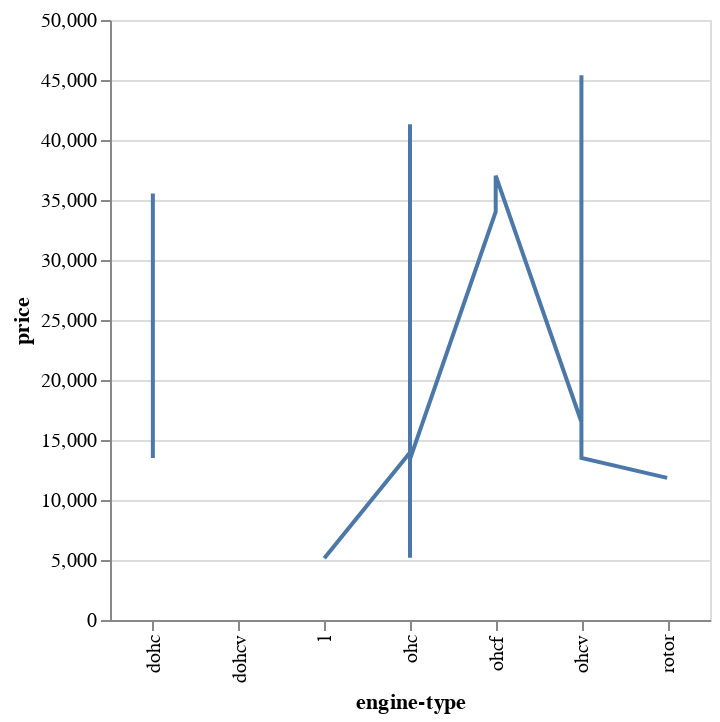

The cell this chart's notebook holds for it:
### Code cell
import altair as alt
import numpy as np
import pandas as pd


alt.Chart(ad,width=300, height=300).mark_line().encode(
    y="price:Q",
    x="engine-type:N"
)

### Figure 1 — Vega-Lite specification as saved in the notebook (floating-point values rounded to 4 significant figures)
{"config": {"view": {"continuousWidth": 400, "continuousHeight": 300}}, "data": {"name": "data-0b1444a7fe2f814fb0177b2c4c31369a"}, "mark": "line", "encoding": {"x": {"type": "nominal", "field": "engine-type"}, "y": {"type": "quantitative", "field": "price"}}, "height": 300, "width": 300, "$schema": "https://vega.github.io/schema/vega-lite/v4.8.1.json", "datasets": {"data-0b1444a7fe2f814fb0177b2c4c31369a": [{"index": 0, "company": "alfa-romero", "body-style": "convertible", "wheel-base": 88.6, "length": 168.8, "engine-type": "dohc", "num-of-cylinders": "four", "horsepower": 111, "average-mileage": 21, "price": 13500.0}, {"index": 1, "company": "alfa-romero", "body-style": "convertible", "wheel-base": 88.6, "length": 168.8, "engine-type": "dohc", "num-of-cylinders": "four", "horsepower": 111, "average-mileage": 21, "price": 16500.0}, {"index": 2, "company": "alfa-romero", "body-style": "hatchback", "wheel-base": 94.5, "length": 171.2, "engine-type": "ohcv", "num-of-cylinders": "six", "horsepower": 154, "average-mileage": 19, "price": 16500.0}, {"index": 3, "company": "audi", "body-style": "sedan", "wheel-base": 99.8, "length": 176.6, "engine-type": "ohc", "num-of-cylinders": "four", "horsepower": 102, "average-mileage": 24, "price": 13950.0}, {"index": 4, "company": "audi", "body-style": "sedan", "wheel-base": 99.4, "length": 176.6, "engine-type": "ohc", "num-of-cylinders": "five", "horsepower": 115, "average-mileage": 18, "price": 17450.0}, {"index": 5, "company": "audi", "body-style": "sedan", "wheel-base": 99.8, "length": 177.3, "engine-type": "ohc", "num-of-cylinders": "five", "horsepower": 110, "average-mileage": 19, "price": 15250.0}, {"index": 6, "company": "audi", "body-style": "wagon", "wheel-base": 105.8, "length": 192.7, "engine-type": "ohc", "num-of-cylinders": "five", "horsepower": 110, "average-mileage": 19, "price": 18920.0}, {"index": 9, "company": "bmw", "body-style": "sedan", "wheel-base": 101.2, "length": 176.8, "engine-type": "ohc", "num-of-cylinders": "four", "horsepower": 101, "average-mileage": 23, "price": 16430.0}, {"index": 10, "company": "bmw", "body-style": "sedan", "wheel-base": 101.2, "length": 176.8, "engine-type": "ohc", "num-of-cylinders": "four", "horsepower": 101, "average-mileage": 23, "price": 16920.0}, {"index": 11, "company": "bmw", "body-style": "sedan", "wheel-base": 101.2, "length": 176.8, "engine-type": "ohc", "num-of-cylinders": "six", "horsepower": 121, "average-mileage": 21, "price": 20970.0}, {"index": 13, "company": "bmw", "body-style": "sedan", "wheel-base": 103.5, "length": 189.0, "engine-type": "ohc", "num-of-cylinders": "six", "horsepower": 182, "average-mileage": 16, "price": 30760.0}, {"index": 14, "company": "bmw", "body-style": "sedan", "wheel-base": 103.5, "length": 193.8, "engine-type": "ohc", "num-of-cylinders": "six", "horsepower": 182, "average-mileage": 16, "price": 41320.0}, {"index": 15, "company": "bmw", "body-style": "sedan", "wheel-base": 110.0, "length": 197.0, "engine-type": "ohc", "num-of-cylinders": "six", "horsepower": 182, "average-mileage": 15, "price": 36880.0}, {"index": 16, "company": "chevrolet", "body-style": "hatchback", "wheel-base": 88.4, "length": 141.1, "engine-type": "l", "num-of-cylinders": "three", "horsepower": 48, "average-mileage": 47, "price": 5151.0}, {"index": 17, "company": "chevrolet", "body-style": "hatchback", "wheel-base": 94.5, "length": 155.9, "engine-type": "ohc", "num-of-cylinders": "four", "horsepower": 70, "average-mileage": 38, "price": 6295.0}, {"index": 18, "company": "chevrolet", "body-style": "sedan", "wheel-base": 94.5, "length": 158.8, "engine-type": "ohc", "num-of-cylinders": "four", "horsepower": 70, "average-mileage": 38, "price": 6575.0}, {"index": 19, "company": "dodge", "body-style": "hatchback", "wheel-base": 93.7, "length": 157.3, "engine-type": "ohc", "num-of-cylinders": "four", "horsepower": 68, "average-mileage": 31, "price": 6377.0}, {"index": 20, "company": "dodge", "body-style": "hatchback", "wheel-base": 93.7, "length": 157.3, "engine-type": "ohc", "num-of-cylinders": "four", "horsepower": 68, "average-mileage": 31, "price": 6229.0}, {"index": 27, "company": "honda", "body-style": "wagon", "wheel-base": 96.5, "length": 157.1, "engine-type": "ohc", "num-of-cylinders": "four", "horsepower": 76, "average-mileage": 30, "price": 7295.0}, {"index": 28, "company": "honda", "body-style": "sedan", "wheel-base": 96.5, "length": 175.4, "engine-type": "ohc", "num-of-cylinders": "four", "horsepower": 101, "average-mileage": 24, "price": 12940.0}, {"index": 29, "company": "honda", "body-style": "sedan", "wheel-base": 96.5, "length": 169.1, "engine-type": "ohc", "num-of-cylinders": "four", "horsepower": 100, "average-mileage": 25, "price": 10340.0}, {"index": 30, "company": "isuzu", "body-style": "sedan", "wheel-base": 94.3, "length": 170.7, "engine-type": "ohc", "num-of-cylinders": "four", "horsepower": 78, "average-mileage": 24, "price": 6785.0}, {"index": 31, "company": "isuzu", "body-style": "sedan", "wheel-base": 94.5, "length": 155.9, "engine-type": "ohc", "num-of-cylinders": "four", "horsepower": 70, "average-mileage": 38, "price": null}, {"index": 32, "company": "isuzu", "body-style": "sedan", "wheel-base": 94.5, "length": 155.9, "engine-type": "ohc", "num-of-cylinders": "four", "horsepower": 70, "average-mileage": 38, "price": null}, {"index": 33, "company": "jaguar", "body-style": "sedan", "wheel-base": 113.0, "length": 199.6, "engine-type": "dohc", "num-of-cylinders": "six", "horsepower": 176, "average-mileage": 15, "price": 32250.0}, {"index": 34, "company": "jaguar", "body-style": "sedan", "wheel-base": 113.0, "length": 199.6, "engine-type": "dohc", "num-of-cylinders": "six", "horsepower": 176, "average-mileage": 15, "price": 35550.0}, {"index": 35, "company": "jaguar", "body-style": "sedan", "wheel-base": 102.0, "length": 191.7, "engine-type": "ohcv", "num-of-cylinders": "twelve", "horsepower": 262, "average-mileage": 13, "price": 36000.0}, {"index": 36, "company": "mazda", "body-style": "hatchback", "wheel-base": 93.1, "length": 159.1, "engine-type": "ohc", "num-of-cylinders": "four", "horsepower": 68, "average-mileage": 30, "price": 5195.0}, {"index": 37, "company": "mazda", "body-style": "hatchback", "wheel-base": 93.1, "length": 159.1, "engine-type": "ohc", "num-of-cylinders": "four", "horsepower": 68, "average-mileage": 31, "price": 6095.0}, {"index": 38, "company": "mazda", "body-style": "hatchback", "wheel-base": 93.1, "length": 159.1, "engine-type": "ohc", "num-of-cylinders": "four", "horsepower": 68, "average-mileage": 31, "price": 6795.0}, {"index": 39, "company": "mazda", "body-style": "hatchback", "wheel-base": 95.3, "length": 169.0, "engine-type": "rotor", "num-of-cylinders": "two", "horsepower": 101, "average-mileage": 17, "price": 11840.0}, {"index": 43, "company": "mazda", "body-style": "sedan", "wheel-base": 104.9, "length": 175.0, "engine-type": "ohc", "num-of-cylinders": "four", "horsepower": 72, "average-mileage": 31, "price": 18340.0}, {"index": 44, "company": "mercedes-benz", "body-style": "sedan", "wheel-base": 110.0, "length": 190.9, "engine-type": "ohc", "num-of-cylinders": "five", "horsepower": 123, "average-mileage": 22, "price": 25550.0}, {"index": 45, "company": "mercedes-benz", "body-style": "wagon", "wheel-base": 110.0, "length": 190.9, "engine-type": "ohc", "num-of-cylinders": "five", "horsepower": 123, "average-mileage": 22, "price": 28250.0}, {"index": 46, "company": "mercedes-benz", "body-style": "sedan", "wheel-base": 120.9, "length": 208.1, "engine-type": "ohcv", "num-of-cylinders": "eight", "horsepower": 184, "average-mileage": 14, "price": 40960.0}, {"index": 47, "company": "mercedes-benz", "body-style": "hardtop", "wheel-base": 112.0, "length": 199.2, "engine-type": "ohcv", "num-of-cylinders": "eight", "horsepower": 184, "average-mileage": 14, "price": 45400.0}, {"index": 49, "company": "mitsubishi", "body-style": "hatchback", "wheel-base": 93.7, "length": 157.3, "engine-type": "ohc", "num-of-cylinders": "four", "horsepower": 68, "average-mileage": 37, "price": 5389.0}, {"index": 50, "company": "mitsubishi", "body-style": "hatchback", "wheel-base": 93.7, "length": 157.3, "engine-type": "ohc", "num-of-cylinders": "four", "horsepower": 68, "average-mileage": 31, "price": 6189.0}, {"index": 51, "company": "mitsubishi", "body-style": "sedan", "wheel-base": 96.3, "length": 172.4, "engine-type": "ohc", "num-of-cylinders": "four", "horsepower": 88, "average-mileage": 25, "price": 6989.0}, {"index": 52, "company": "mitsubishi", "body-style": "sedan", "wheel-base": 96.3, "length": 172.4, "engine-type": "ohc", "num-of-cylinders": "four", "horsepower": 88, "average-mileage": 25, "price": 8189.0}, {"index": 53, "company": "nissan", "body-style": "sedan", "wheel-base": 94.5, "length": 165.3, "engine-type": "ohc", "num-of-cylinders": "four", "horsepower": 55, "average-mileage": 45, "price": 7099.0}, {"index": 54, "company": "nissan", "body-style": "sedan", "wheel-base": 94.5, "length": 165.3, "engine-type": "ohc", "num-of-cylinders": "four", "horsepower": 69, "average-mileage": 31, "price": 6649.0}, {"index": 55, "company": "nissan", "body-style": "sedan", "wheel-base": 94.5, "length": 165.3, "engine-type": "ohc", "num-of-cylinders": "four", "horsepower": 69, "average-mileage": 31, "price": 6849.0}, {"index": 56, "company": "nissan", "body-style": "wagon", "wheel-base": 94.5, "length": 170.2, "engine-type": "ohc", "num-of-cylinders": "four", "horsepower": 69, "average-mileage": 31, "price": 7349.0}, {"index": 57, "company": "nissan", "body-style": "sedan", "wheel-base": 100.4, "length": 184.6, "engine-type": "ohcv", "num-of-cylinders": "six", "horsepower": 152, "average-mileage": 19, "price": 13500.0}, {"index": 61, "company": "porsche", "body-style": "hardtop", "wheel-base": 89.5, "length": 168.9, "engine-type": "ohcf", "num-of-cylinders": "six", "horsepower": 207, "average-mileage": 17, "price": 34030.0}, {"index": 62, "company": "porsche", "body-style": "convertible", "wheel-base": 89.5, "length": 168.9, "engine-type": "ohcf", "num-of-cylinders": "six", "horsepower": 207, "average-mileage": 17, "price": 37030.0}, {"index": 63, "company": "porsche", "body-style": "hatchback", "wheel-base": 98.4, "length": 175.7, "engine-type": "dohcv", "num-of-cylinders": "eight", "horsepower": 288, "average-mileage": 17, "price": null}, {"index": 66, "company": "toyota", "body-style": "hatchback", "wheel-base": 95.7, "length": 158.7, "engine-type": "ohc", "num-of-cylinders": "four", "horsepower": 62, "average-mileage": 35, "price": 5348.0}, {"index": 67, "company": "toyota", "body-style": "hatchback", "wheel-base": 95.7, "length": 158.7, "engine-type": "ohc", "num-of-cylinders": "four", "horsepower": 62, "average-mileage": 31, "price": 6338.0}, {"index": 68, "company": "toyota", "body-style": "hatchback", "wheel-base": 95.7, "length": 158.7, "engine-type": "ohc", "num-of-cylinders": "four", "horsepower": 62, "average-mileage": 31, "price": 6488.0}, {"index": 69, "company": "toyota", "body-style": "wagon", "wheel-base": 95.7, "length": 169.7, "engine-type": "ohc", "num-of-cylinders": "four", "horsepower": 62, "average-mileage": 31, "price": 6918.0}, {"index": 70, "company": "toyota", "body-style": "wagon", "wheel-base": 95.7, "length": 169.7, "engine-type": "ohc", "num-of-cylinders": "four", "horsepower": 62, "average-mileage": 27, "price": 7898.0}, {"index": 71, "company": "toyota", "body-style": "wagon", "wheel-base": 95.7, "length": 169.7, "engine-type": "ohc", "num-of-cylinders": "four", "horsepower": 62, "average-mileage": 27, "price": 8778.0}, {"index": 79, "company": "toyota", "body-style": "wagon", "wheel-base": 104.5, "length": 187.8, "engine-type": "dohc", "num-of-cylinders": "six", "horsepower": 156, "average-mileage": 19, "price": 15750.0}, {"index": 80, "company": "volkswagen", "body-style": "sedan", "wheel-base": 97.3, "length": 171.7, "engine-type": "ohc", "num-of-cylinders": "four", "horsepower": 52, "average-mileage": 37, "price": 7775.0}, {"index": 81, "company": "volkswagen", "body-style": "sedan", "wheel-base": 97.3, "length": 171.7, "engine-type": "ohc", "num-of-cylinders": "four", "horsepower": 85, "average-mileage": 27, "price": 7975.0}, {"index": 82, "company": "volkswagen", "body-style": "sedan", "wheel-base": 97.3, "length": 171.7, "engine-type": "ohc", "num-of-cylinders": "four", "horsepower": 52, "average-mileage": 37, "price": 7995.0}, {"index": 86, "company": "volkswagen", "body-style": "sedan", "wheel-base": 97.3, "length": 171.7, "engine-type": "ohc", "num-of-cylinders": "four", "horsepower": 100, "average-mileage": 26, "price": 9995.0}, {"index": 87, "company": "volvo", "body-style": "sedan", "wheel-base": 104.3, "length": 188.8, "engine-type": "ohc", "num-of-cylinders": "four", "horsepower": 114, "average-mileage": 23, "price": 12940.0}, {"index": 88, "company": "volvo", "body-style": "wagon", "wheel-base": 104.3, "length": 188.8, "engine-type": "ohc", "num-of-cylinders": "four", "horsepower": 114, "average-mileage": 23, "price": 13420.0}]}}
